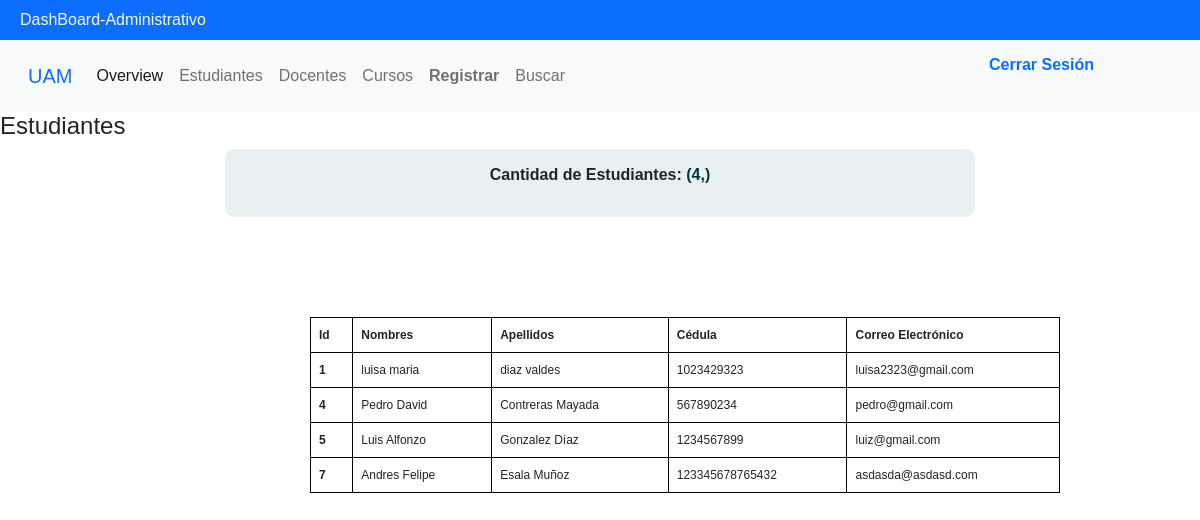
/DashBoard-Administrativo/estudiantes, run on an earlier commit of the app's database.
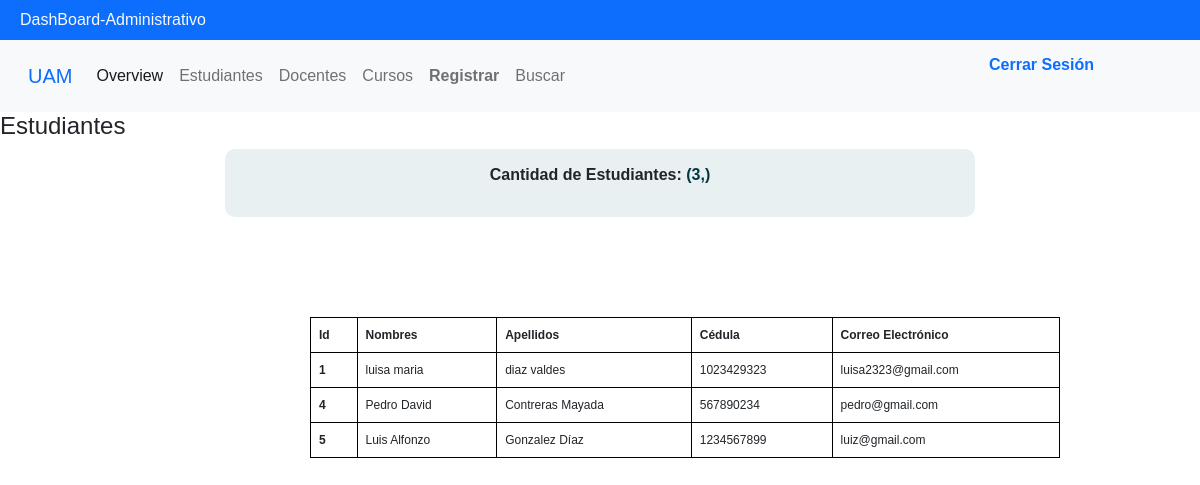
And on a later commit of the database.
### tables this page shows
CREATE TABLE Usuarios (idUsuario INTEGER PRIMARY KEY AUTOINCREMENT UNIQUE, codUsuario VARCHAR (10) UNIQUE NOT NULL, primerNombre TEXT (11) NOT NULL, segundoNombre TEXT (11) NOT NULL, primerApellido TEXT (12) NOT NULL, segundoApellido TEXT (12) NOT NULL, email TEXT NOT NULL, clave VARCHAR (15) NOT NULL, idTipoUsuario INT REFERENCES Tipo_Usuarios (idTipoUsuario) NOT NULL);

### app.py (the view)
@app.route('/DashBoard-Administrativo/estudiantes',methods=['GET','POST'])
def estudiantes():
    cantEst = usersControllers.cantUsers()
    users = usersControllers.getUsers()
    data = {
        "cant": cantEst,
        "users": users
    }
    return render_template('estudiantes.html', students = data)

### db.py (called while the page is built)
def get_db():
    try:
        g.db = sqlite3.connect("baseDeDatos.db")
        return g.db
    except Error:
        print(Error)

### usersControllers.py (called while the page is built)
def getUsers():
    connect = get_db()
    cursor = connect.cursor()
    sql = " SELECT idUsuario, primerNombre, segundoNombre, primerApellido, segundoApellido, codUsuario, email FROM Usuarios WHERE idTipoUsuario = 1"
    cursor.execute(sql)
    users = cursor.fetchall()
    return users

def cantUsers():
    connect = get_db()
    cursor = connect.cursor()
    sql = " SELECT COUNT(*) FROM Usuarios WHERE idTipoUsuario = 1; "
    cursor.execute(sql)
    users = cursor.fetchone()
    return users

### templates/estudiantes.html (shortened to what this page needs)
{% extends "base.html" %}
{% block contenido %}
<head>
    <link rel="stylesheet" href="{{  url_for('static',  filename='css/styleTabs.css')  }}">
</head>
<header>
    <h4>Estudiantes</h4>
</header>
    <div id='contador'>
    <p>
        <b>Cantidad de Estudiantes: <span style="color:#053742">{{ students["cant"] }}</span></b><br>
    </p>
    </div>
    <table class="table table-bordered">
        <thead>
          <tr>
            <th scope="col">Id</th>
            <th scope="col">Nombres</th>
            <th scope="col">Apellidos</th>
            <th scope="col">Cédula</th>
            <th scope="col">Correo Electrónico</th>
          </tr>
        </thead>
        <tbody>
          {% for usuario in students.users %}
            <tr>
              <th scope="row">{{ usuario[0] }}</th>
              <td>{{ usuario[1] }} {{ usuario[2] }}</td>
              <td>{{ usuario[3] }} {{ usuario[4] }}</td>
              <td>{{ usuario[5] }}</td>
              <td>{{ usuario[6] }}</td>
            </tr>
          {% endfor %}
        </tbody>
      </table>
    {% endblock %}

What changed in the data, as far as the page shows it:
no longer on this page (row edited): Usuarios: idUsuario "7", primerNombre "Andres", segundoNombre "Felipe", primerApellido "Esala", segundoApellido "Muñoz", codUsuario "123345678765432", email "asdasda@asdasd.com"
Also different on the page:
{{ students["cant"] }}: "(4,)" → "(3,)"
